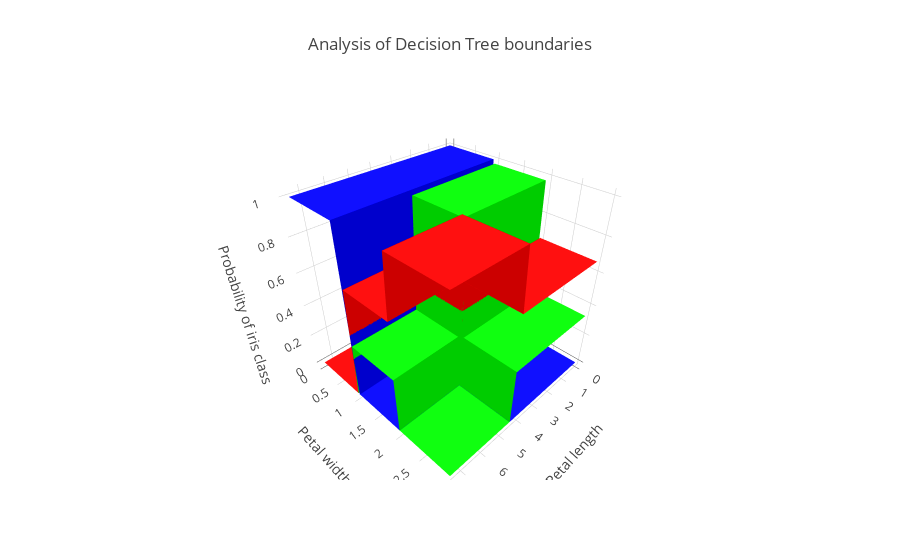

Source (notebook cell):
### Code cell
trace0=go.Surface(
        x=proba_matrix0_p.index,
        y=proba_matrix0_p.columns,
        z=proba_matrix0_p.values,
        colorscale = [[0, 'rgb(0,0,255)'], [1,'rgb(0,0,255)']],
        showscale=False,
        opacity=1, 
        name = "Iris-Setosa"
        )

trace1=go.Surface(
        x=proba_matrix1_p.index,
        y=proba_matrix1_p.columns,
        z=proba_matrix1_p.values,
        colorscale = [[0, 'rgb(0,255,0)'], [1,'rgb(0,255,0)']],
        showscale=False,
        opacity=1,
        name = "Iris-Versicolor"
        )

trace2=go.Surface(
        x=proba_matrix2_p.index,
        y=proba_matrix2_p.columns,
        z=proba_matrix2_p.values,
        colorscale = [[0, 'rgb(255,0,0)'], [1,'rgb(255,0,0)']],
        showscale=False,
        opacity=1,
        name = "Iris-Virginica"
        )

data=[trace0, trace1, trace2]

figure=go.Figure(
    data=data,
    layout=go.Layout(
        scene=dict(
            xaxis=dict(title="Petal length"),
            yaxis=dict(title="Petal width"),
            zaxis=dict(title="Probability of iris class")
           
                  ),
         title="Analysis of Decision Tree boundaries"
    ))
iplot(figure)
